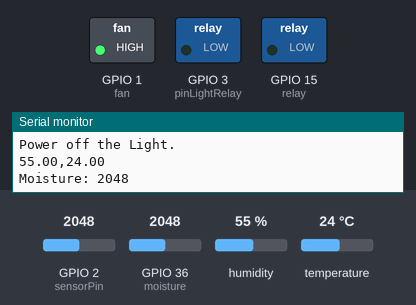
Bench run of a sketch on a simulated ESP32. On the bench: switched loads named in the sketch (green lamp = pin HIGH), the last lines printed to the serial monitor. The inputs (shaded band) are chosen by the test bench; at power-on: GPIO 2 (sensorPin) = 2048, humidity 55 %, GPIO 36 (moisture) = 2048, temperature 24 °C. WiFi joins after 1.5 s; servers stay silent unless stated; no MQTT or app messages arrive unless stated.

Above: at 2.7 s.
2.8 s: GPIO 2 (sensorPin) set to 942
4.3 s: GPIO 2 (sensorPin) set to 858
At 4.7 s:
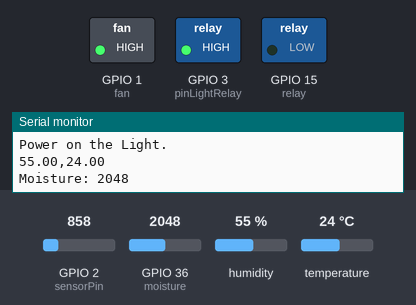
5.8 s: humidity set to 32 %
8.9 s: humidity set to 29 %
At 10.4 s:
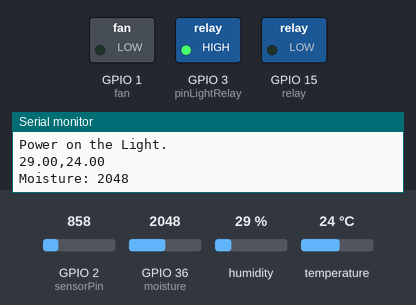
11.3 s: GPIO 36 (moisture) set to 547
12.8 s: GPIO 36 (moisture) set to 475
At 14.1 s:
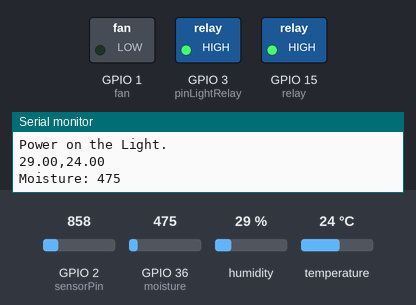
Timing chart, 0 to 15.3 s (numbered marks = the images above; inputs shaded):
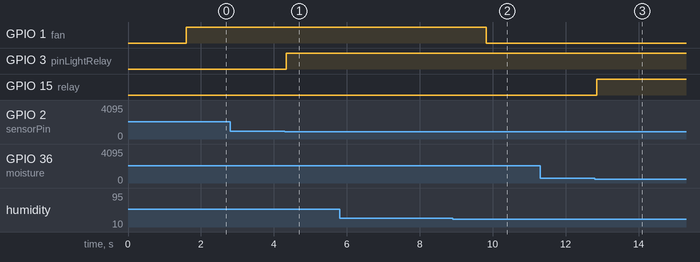

Measured:
- the behaviour switches between 900 and 899 on GPIO 2 (sensorPin) (found by bisection; images 0 and 1)
- the behaviour switches between 31 and 30 % on humidity (found by bisection; images 1 and 2)
- the behaviour switches between 501 and 500 on GPIO 36 (moisture) (found by bisection; images 2 and 3)
- after the input at 4.3 s, GPIO 3 (pinLightRelay): LOW → HIGH at once
- after the input at 8.9 s, GPIO 1 (fan): HIGH → LOW after 0.92 s
- after the input at 12.8 s, GPIO 15 (relay): LOW → HIGH after 0.05 s

The sketch:

Iot_plant.3.ino
```cpp
#include "DHT.h"
#include <PubSubClient.h>
#include <WiFi.h>

// WiFi 设置
const char* ssid = "your_wifi_ssid";
const char* password = "your_wifi_password";
const char* mqtt_server = "mqtt_broker_ip";

WiFiClient espClient;
PubSubClient client(espClient);

// 溫溼度監測器
#define DHTPIN 9
#define DHTTYPE DHT11
DHT dht(DHTPIN, DHTTYPE);
#define fan   1

// 濕度監測器&自動給水
#define moisture A0
#define  relay   15

// 感光元件&植物燈
int sensorPin = 2;
int value = 0;
#define pinLightRelay 3

void setup_wifi() {
  delay(10);
  // 连接WiFi
  Serial.println();
  Serial.print("Connecting to ");
  Serial.println(ssid);
  WiFi.begin(ssid, password);

  while (WiFi.status() != WL_CONNECTED) {
    delay(500);
    Serial.print(".");
  }

  Serial.println("");
  Serial.println("WiFi connected");
  Serial.println("IP address: ");
  Serial.println(WiFi.localIP());
}

void callback(char* topic, byte* payload, unsigned int length) {
  Serial.print("Message arrived [");
  Serial.print(topic);
  Serial.print("] ");
  for (int i = 0; i < length; i++) {
    Serial.print((char)payload[i]);
  }
  Serial.println();

  // 根据主题进行不同的操作
  if (strcmp(topic, "auto_watering") == 0) {
    // 将湿度值发布到 MQTT 主题
    float humidity = dht.readHumidity();
    String humidityStr = String(humidity);
    client.publish("auto_watering/humidity", humidityStr.c_str());
  } else if (strcmp(topic, "D") == 0) {
    // 将温湿度值发布到 MQTT 主题
    float humidity = dht.readHumidity();
    float temperature = dht.readTemperature();
    String data = String(humidity) + "," + String(temperature);
    client.publish("D/humidity_temperature", data.c_str());
  } else if (strcmp(topic, "lighting") == 0) {
    // 将光感值发布到 MQTT 主题
    value = analogRead(sensorPin);
    String lightValue = String(value);
    client.publish("lighting/light_intensity", lightValue.c_str());
  }
}

void reconnect() {
  // Loop 直到重新连接
  while (!client.connected()) {
    Serial.print("Attempting MQTT connection...");
    // 尝试连接
    if (client.connect("ESP32Client")) {
      Serial.println("connected");
      // 订阅
      client.subscribe("auto_watering");
      client.subscribe("D");
      client.subscribe("lighting");
    } else {
      Serial.print("failed, rc=");
      Serial.print(client.state());
      Serial.println(" try again in 5 seconds");
      // 等待5秒后重试
      delay(5000);
    }
  }
}

void D(){
  float h = dht.readHumidity();
  float t = dht.readTemperature();
  Serial.print(h);
  Serial.print(',');
  Serial.println(t);
  if (h > 30) {
    digitalWrite(fan, HIGH);
  } else {
    digitalWrite(fan, LOW);
  }
}

void auto_watering(){
  int waterLevel = analogRead(moisture);
  Serial.print("Moisture: ");
  Serial.println(waterLevel);
  if(waterLevel <= 500) {
    digitalWrite(relay, HIGH);
    delay(60000);
  } else {
    digitalWrite(relay, LOW);
  }
  delay(100);
}

void lighting(){
  value = analogRead(sensorPin);
  Serial.print("Light intensity: ");
  Serial.println(value);
  if(value < 900) {
    digitalWrite(pinLightRelay, HIGH);
    Serial.println("Power on the Light.");
  } else if(value > 1200) {
    digitalWrite(pinLightRelay, LOW);
    Serial.println("Power off the Light.");
  }
}
void setup() {
  Serial.begin(9600);

  setup_wifi();
  client.setServer(mqtt_server, 1883);
  client.setCallback(callback);

  dht.begin();

  pinMode(moisture, INPUT);
  pinMode(relay, OUTPUT);
  pinMode(fan,  OUTPUT);
  pinMode(sensorPin,  INPUT);
  pinMode(pinLightRelay,  OUTPUT);
}

void loop() {
  if (!client.connected()) {
    reconnect();
  }
  client.loop();
  D();
  auto_watering();
  lighting();
}
```
